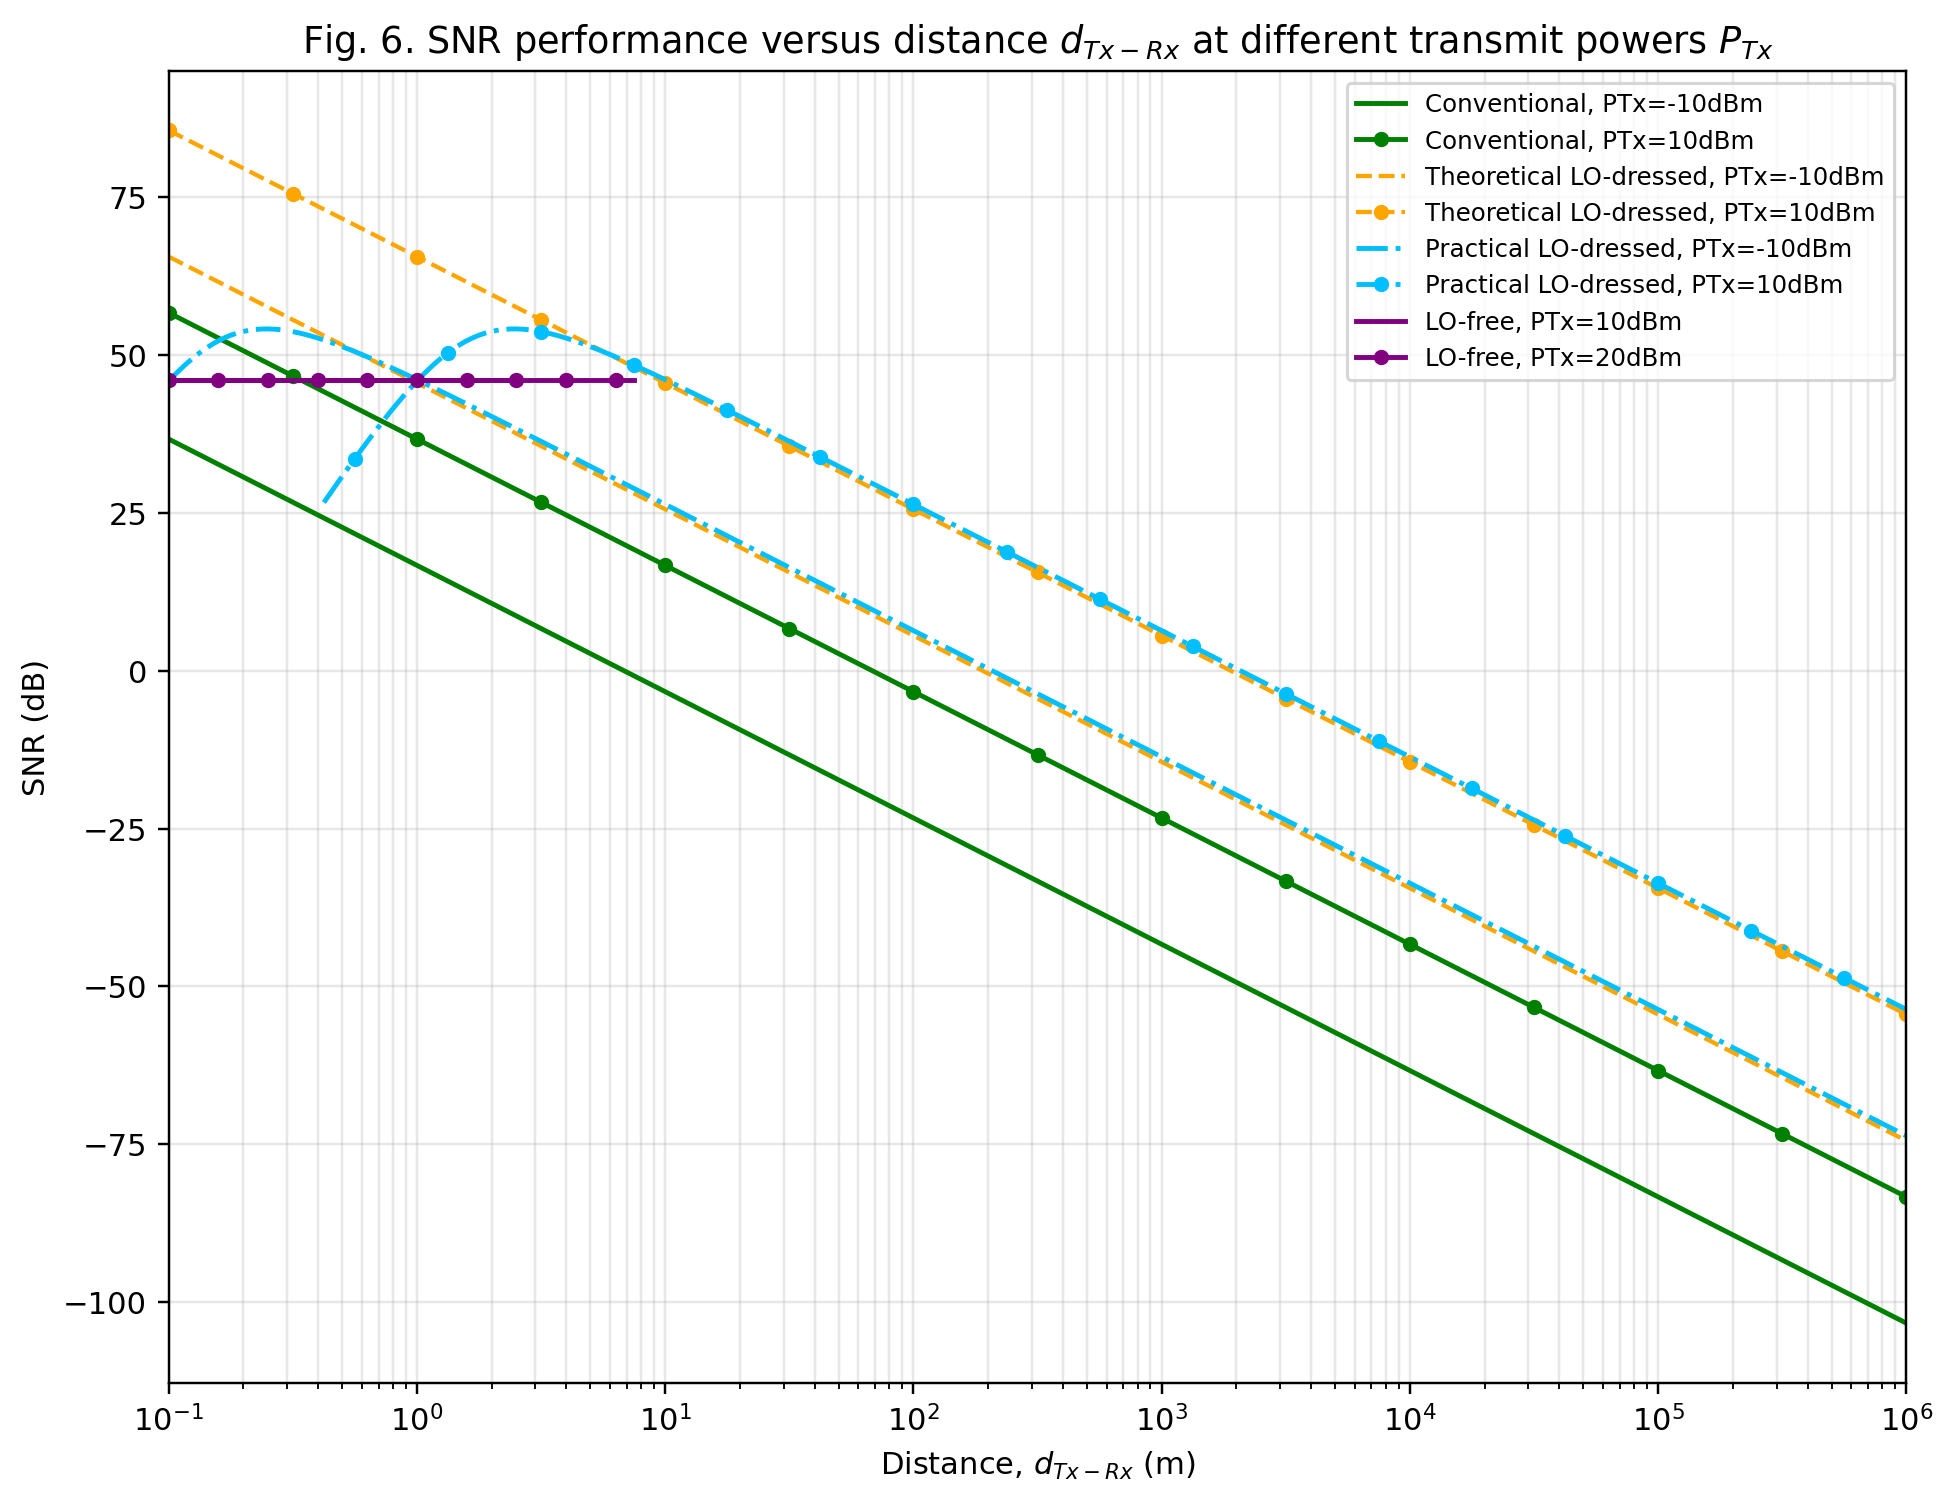

Write the Python code that produced this figure.
# ============================================================
# FIG. 6 -- SNR VERSUS DISTANCE d_Tx-Rx, FOUR RECEIVER MODELS
# Conventional / Theoretical LO-dressed / Practical LO-dressed / LO-free
#
# NEW FILE -- does not touch fig6_snr_distance.py/.png, fig6_math_report.md,
# or fig6_fRF_consistency_audit.py/.txt (all left untouched).
#
# Reuses REAL data already established this session:
#   - fig4_fresh_build/fig4_classification.csv: the measured LO-free
#     resolvability threshold (5.125 MHz), used to gate the LO-free curve.
#   - fig5_fresh_build/fig5_data.csv: the real, independently-simulated
#     LO-dressed Pout(Omega_total) curve and its linear-region fit
#     (kappa, Omega_LO, the fitted range).
#
# Conventional receiver: standard Friis link budget (flux density x
# effective aperture) for the signal, with the receive-chain gain
# (GRx*GLNA) applied only to the antenna-referenced background noise,
# matching Fig.2's own diagram literally (y=sqrt(PRx)*h*x+n_Conv, no
# explicit gain on the signal) and sigma^2_Conv = GRx*GLNA*sigma^2_BGN
# + 4kT B (thermal noise added downstream, unscaled either way).
#
# Practical LO-dressed: ONE continuous nonlinear pipeline (build
# Omega_total(t), interpolate the real Pout(Omega_total) curve, extract
# the Delta_f Fourier component) at every distance -- no formula switch
# at the linear-range boundary. Because the physical Omega_RF at short
# distances/high PTx vastly exceeds Fig.5's original domain, a WIDER
# Omega_total sweep is computed fresh here (identical Hamiltonian/
# parameters to fig5_quutip.py) to cover as much of the distance range
# as is physically sensible; beyond that covered domain the curve is a
# genuine gap (NaN), never extrapolated.
# ============================================================

import time
from pathlib import Path

import numpy as np
import qutip as qt
import matplotlib.pyplot as plt
from scipy.interpolate import CubicSpline
import csv

OUTPUT_DIR = Path(__file__).resolve().parent
FIG4_CSV = OUTPUT_DIR.parent / "fig4_fresh_build" / "fig4_classification.csv"
FIG5_CSV = OUTPUT_DIR.parent / "fig5_fresh_build" / "fig5_data.csv"

print("=" * 70)
print("FIG. 6 -- SNR vs distance, 4 receiver models")
print("=" * 70)

# ------------------------------------------------------------
# LOAD REAL, ALREADY-VALIDATED DATA (no regeneration)
# ------------------------------------------------------------

with open(FIG4_CSV, newline="") as f:
    rows = list(csv.reader(f))
threshold_mhz = float(rows[2][1])
print(f"Loaded Fig.4 threshold: {threshold_mhz:.4f} MHz  (from {FIG4_CSV.name})")

with open(FIG5_CSV, newline="") as f:
    rows = list(csv.reader(f))
meta = {}
i = 0
while rows[i]:
    if rows[i][0] != "# METADATA":
        meta[rows[i][0]] = float(rows[i][1])
    i += 1
i += 1  # blank line
i += 2  # "# FIG.5(a)..." comment row + header row
fig5a_omega_mhz, fig5a_pout_uW = [], []
while i < len(rows) and rows[i]:
    fig5a_omega_mhz.append(float(rows[i][0]))
    fig5a_pout_uW.append(float(rows[i][1]))
    i += 1
fig5a_omega_mhz = np.array(fig5a_omega_mhz)
fig5a_pout_W = np.array(fig5a_pout_uW) * 1e-6

Omega_LO_mhz = meta["Omega_LO_operating_MHz"]
lin_low_mhz = meta["linear_range_lower_MHz"]
lin_high_mhz = meta["linear_range_upper_MHz"]
kappa_slope_W_per_MHz = meta["linear_fit_slope_W_per_MHz"]
print(f"Loaded Fig.5: Omega_LO={Omega_LO_mhz:.4f}MHz, linear range=[{lin_low_mhz:.4f},{lin_high_mhz:.4f}]MHz, "
      f"kappa(slope)={kappa_slope_W_per_MHz:.6e} W/MHz, {len(fig5a_omega_mhz)} curve points  (from {FIG5_CSV.name})")

cubic_fig5 = CubicSpline(fig5a_omega_mhz, fig5a_pout_W)
Omega_RF_max_from_fig5_mhz = min(Omega_LO_mhz - lin_low_mhz, lin_high_mhz - Omega_LO_mhz)
print(f"Omega_RF,max derived from Fig.5's linear range = min({Omega_LO_mhz:.4f}-{lin_low_mhz:.4f}, "
      f"{lin_high_mhz:.4f}-{Omega_LO_mhz:.4f}) = {Omega_RF_max_from_fig5_mhz:.4f} MHz "
      f"(the largest RF modulation amplitude whose full Omega_total(t) excursion stays inside "
      f"Fig.5's own measured linear region)")

# ------------------------------------------------------------
# SHARED PHYSICAL PARAMETERS (identical values to fig5_quutip.py)
# ------------------------------------------------------------

e_charge = 1.6e-19
a0 = 5.2e-11
hbar = 1.054571817e-34
eps0 = 8.854e-12
eta0 = 377.0
kB = 1.380649e-23
c_light = 2.998e8

Omega_p = 2.0 * np.pi * 8.0e6
Omega_c = 2.0 * np.pi * 1.0e6
gamma2 = 2.0 * np.pi * 5.2e6
gamma3 = 0.0   # LO-dressed-specific, Sec.III-B
gamma4 = 0.0
Delta_p = 0.0
Delta_c = 0.0
Delta_LO = 0.0

wp_RF = -1443.459 * e_charge * a0     # |3>-|4> dipole moment
wp_12 = (2.5 * e_charge * a0) ** 2
lambda_p = 852e-9
fp = c_light / lambda_p               # probe laser optical frequency

Omega_LO = 2.0 * np.pi * Omega_LO_mhz * 1e6
Delta_f = 150e3

# Wireless-system parameters (paper Sec. IV / V-A)
GTx_dBi = 2.15
GRx_dBi = 2.15
GLNA_dB = 20.0
RL = 50.0
D_resp = 0.55
T_temp = 290.0
eta_eff = 0.8
sigma_BGN_dBm = -90.0
eps_tilde = 0.005
fRF = 3.5e9
B_bw = 1.0e6

def db_to_lin(db):
    return 10.0 ** (db / 10.0)

def dbm_to_w(dbm):
    return 1e-3 * 10.0 ** (dbm / 10.0)

GTx_lin = db_to_lin(GTx_dBi)
GRx_lin = db_to_lin(GRx_dBi)
GLNA_lin = db_to_lin(GLNA_dB)
lambda_RF = c_light / fRF
sigma_BGN_sq = dbm_to_w(sigma_BGN_dBm)   # paper states -90dBm AS "the noise power" (Sec.III-A/V-A);
                                          # used directly as sigma^2_BGN, not squared again

print("\nWIRELESS PARAMETERS (paper Sec. IV / V-A)")
for label, val in [("GTx, GRx (dBi)", f"{GTx_dBi}, {GRx_dBi}"), ("GLNA (dB)", GLNA_dB), ("RL (Ohm)", RL),
                    ("D (A/W)", D_resp), ("T (K)", T_temp), ("eta_eff", eta_eff),
                    ("sigma_BGN (dBm)", sigma_BGN_dBm), ("epsilon_tilde", eps_tilde),
                    ("fRF (GHz)", fRF/1e9), ("lambda_RF (mm)", lambda_RF*1e3), ("B (MHz)", B_bw/1e6)]:
    print(f"  {label:20s} = {val}")

# ============================================================
# EXTENDED QUTIP SWEEP for Practical LO-dressed (identical physics
# to fig5_quutip.py's hamiltonian_lodressed/collapse_ops_lodressed;
# redefined here since fig5_quutip.py is a script, not a module, and
# is not to be modified)
# ============================================================

print("\n" + "=" * 70)
print("EXTENDED QUTIP SWEEP -- wider Omega_total domain for Fig.6's distance range")
print("=" * 70)

def basis4():
    return [qt.basis(4, i) for i in range(4)]

def hamiltonian_lodressed(Omega_total_val):
    k1, k2, k3, k4 = basis4()
    H = qt.qzero(4)
    H += -Delta_p * k2 * k2.dag()
    H += -(Delta_p + Delta_c) * k3 * k3.dag()
    H += -(Delta_p + Delta_c + Delta_LO) * k4 * k4.dag()
    H += (Omega_p / 2.0) * (k1 * k2.dag() + k2 * k1.dag())
    H += (Omega_c / 2.0) * (k2 * k3.dag() + k3 * k2.dag())
    H += (Omega_total_val / 2.0) * (k3 * k4.dag() + k4 * k3.dag())
    return H

def collapse_ops_lodressed():
    k1, k2, k3, k4 = basis4()
    ops = [np.sqrt(gamma2) * k1 * k2.dag()]
    if gamma3 > 0:
        ops.append(np.sqrt(gamma3) * k2 * k3.dag())
    if gamma4 > 0:
        ops.append(np.sqrt(gamma4) * k3 * k4.dag())
    return ops

Pin = (np.pi / (2.0 * eta0)) * (0.76e-3 * Omega_p * hbar / (2.0 * np.sqrt(wp_12))) ** 2
N0 = 1.0e15
L_cell = 1.0e-2
kp_wave = 2.0 * np.pi / lambda_p
C0 = -2.0 * N0 * wp_12 / (eps0 * hbar * Omega_p)

n_qutip_solves = 0

def pout_at_omega_total(Omega_total_val):
    global n_qutip_solves
    H = hamiltonian_lodressed(Omega_total_val)
    c_ops = collapse_ops_lodressed()
    rho_ss = qt.steadystate(H, c_ops, method="direct")
    n_qutip_solves += 1
    rho21 = complex(rho_ss[1, 0])
    chi = C0 * rho21
    exponent = -kp_wave * L_cell * np.imag(chi)
    return Pin * np.exp(exponent)

WIDE_SWEEP_MAX_MHZ = 35.0   # covers Omega_RF up to ~30.8MHz above Omega_LO; beyond this the
                             # 4-level ladder model itself is far outside its sensible regime
                             # (Omega_p=8MHz, Omega_c=1MHz), so points needing more are gapped, not extended further
wide_omega_mhz = np.linspace(0.05, WIDE_SWEEP_MAX_MHZ, 350)
wide_pout_W = np.zeros_like(wide_omega_mhz)
t0 = time.time()
for idx, w in enumerate(wide_omega_mhz):
    wide_pout_W[idx] = pout_at_omega_total(2.0 * np.pi * w * 1e6)
dt = time.time() - t0
print(f"{n_qutip_solves} fresh QuTiP steady-state solves over Omega_total/2pi in "
      f"[{wide_omega_mhz.min():.3f},{wide_omega_mhz.max():.3f}]MHz, {dt:.1f}s "
      f"({dt/n_qutip_solves*1000:.2f} ms/solve)")
cubic_wide = CubicSpline(wide_omega_mhz, wide_pout_W)
P0_bar = float(cubic_wide(Omega_LO_mhz))
print(f"P0_bar (average Pout at Omega_LO, from this real curve) = {P0_bar/1e-6:.4f} microW")

# ============================================================
# NOISE FLOOR FOR LO-DRESSED RECEIVERS (Eq.34-36) -- a single fixed
# value: shot noise is driven by the DC/average photocurrent (P0_bar),
# not by the tiny AC signal |P(Delta_f)|, so sigma^2_Ry,LO does not
# vary with distance -- only the signal term does.
# ============================================================

kappa_true = kappa_slope_W_per_MHz / (2.0 * np.pi * 1e6)   # W / (rad/s), converted from W/MHz-of-(Omega/2pi)
wp_RF_over_hbar = wp_RF / hbar

Ibar = eta_eff * P0_bar * e_charge / (hbar * fp)             # Eq.35, using P0_bar (see math report)
sigma_PSN_sq = 2.0 * e_charge * B_bw * Ibar                    # Eq.34
sigma_TN_sq = 4.0 * kB * T_temp * B_bw                          # Eq.13
A_LO = GLNA_lin * RL * D_resp**2 * kappa_true**2 * wp_RF_over_hbar**2
sigma_Ry_LO_sq = (A_LO * sigma_BGN_sq
                   + GLNA_lin * RL * D_resp**2 * sigma_PSN_sq
                   + sigma_TN_sq)                                # Eq.36

print(f"\nkappa (converted, W per rad/s) = {kappa_true:.6e}")
print(f"Ibar (avg photocurrent, Eq.35 using P0_bar) = {Ibar:.6e} A")
print(f"sigma_PSN^2 = {sigma_PSN_sq:.6e}, sigma_TN^2 = {sigma_TN_sq:.6e}, A_LO = {A_LO:.6e}")
print(f"sigma_Ry,LO^2 (Eq.36, fixed across all distances) = {sigma_Ry_LO_sq:.6e}")

# ============================================================
# DISTANCE SWEEP
# ============================================================

DISTANCE_M = np.logspace(np.log10(0.1), np.log10(1e6), 281)

def PRx_flux(PTx_W, d):
    """Eq.10 -- raw flux density reaching the vapor cell (no receive antenna)."""
    return PTx_W * GTx_lin * eta0 / (4.0 * np.pi * d**2)

def omega_rf_from_PRx(PRx):
    ERF = np.sqrt(PRx)
    Omega_RF = ERF * abs(wp_RF_over_hbar)
    return Omega_RF

# ---- Conventional (Sec.V-A + Fig.2, standard Friis link budget) ----

def snr_conventional_dB(PTx_W, d):
    # Literal Fig.2 diagram convention: y = sqrt(PRx)*h*x + n_Conv -- no GRx/GLNA
    # gain on the signal side, only on the noise (sigma^2_Conv = GRx*GLNA*sigma^2_BGN
    # + 4kTB). Switched from the GRx*GLNA-symmetric reading per user request, to
    # match the same convention this project's earlier Fig.6 build used.
    Pc = (PTx_W * GTx_lin / (4.0 * np.pi * d**2)) * (lambda_RF**2 / (4.0 * np.pi))
    gamma_conv = Pc / (GRx_lin * GLNA_lin * sigma_BGN_sq + sigma_TN_sq)
    return 10.0 * np.log10(gamma_conv)

# ---- LO-free (Eq.8-16, gated by Fig.4's real threshold) ----

def snr_lofree_dB(PTx_W, d):
    PRx = PRx_flux(PTx_W, d)
    Omega_RF = omega_rf_from_PRx(PRx)
    Omega_RF_mhz = Omega_RF / (2*np.pi) / 1e6
    sigma_UN_sq = (eps_tilde**2) * PRx
    sigma_Ry_sq = sigma_UN_sq + sigma_BGN_sq
    snr = PRx / sigma_Ry_sq
    resolved = Omega_RF_mhz >= threshold_mhz
    return (10.0 * np.log10(snr) if resolved else np.nan), Omega_RF_mhz, resolved

# ---- Theoretical LO-dressed (Eq.37, pure analytical, kappa from Fig.5) ----

def snr_theoretical_dB(PTx_W, d):
    PRx = PRx_flux(PTx_W, d)
    snr = A_LO * PRx / sigma_Ry_LO_sq
    return 10.0 * np.log10(snr), PRx

# ---- Practical LO-dressed (continuous real nonlinear pipeline, every distance) ----

N_PERIOD = 512
t_grid = np.linspace(0.0, 1.0 / Delta_f, N_PERIOD, endpoint=False)
psi_grid = 2.0 * np.pi * Delta_f * t_grid

def snr_practical_dB(PTx_W, d):
    PRx = PRx_flux(PTx_W, d)
    Omega_RF = omega_rf_from_PRx(PRx)
    Omega_RF_mhz = Omega_RF / (2*np.pi) / 1e6
    Omega_total = np.abs(Omega_LO + Omega_RF * np.exp(1j * psi_grid))
    Omega_total_mhz = Omega_total / (2*np.pi) / 1e6
    if Omega_total_mhz.max() > WIDE_SWEEP_MAX_MHZ or Omega_total_mhz.min() < wide_omega_mhz.min():
        return np.nan, Omega_RF_mhz, False   # genuinely out of the covered QuTiP domain -- gap, not extrapolated
    Pout_t = cubic_wide(Omega_total_mhz)
    P_delta_f = (2.0 / N_PERIOD) * np.abs(np.sum(Pout_t * np.exp(-1j * psi_grid)))
    signal = GLNA_lin * RL * D_resp**2 * P_delta_f**2
    snr = signal / sigma_Ry_LO_sq
    in_linear = Omega_RF_mhz <= Omega_RF_max_from_fig5_mhz
    return 10.0 * np.log10(snr), Omega_RF_mhz, in_linear

# ------------------------------------------------------------
# RUN SWEEPS -- paper-stated PTx sets per receiver (Fig.6 legend)
# ------------------------------------------------------------

PTX_CONV_DBM = [-10.0, 10.0]
PTX_THEO_DBM = [-10.0, 10.0]
PTX_PRAC_DBM = [-10.0, 10.0]
PTX_LOFREE_DBM = [10.0, 20.0]

print("\n" + "=" * 70)
print("RUNNING DISTANCE SWEEPS")
print("=" * 70)

results = {"distance_m": DISTANCE_M}

for ptx in PTX_CONV_DBM:
    PTx_W = dbm_to_w(ptx)
    results[f"conv_{ptx:g}dBm"] = np.array([snr_conventional_dB(PTx_W, d) for d in DISTANCE_M])

for ptx in PTX_THEO_DBM:
    PTx_W = dbm_to_w(ptx)
    vals = [snr_theoretical_dB(PTx_W, d) for d in DISTANCE_M]
    results[f"theo_{ptx:g}dBm"] = np.array([v[0] for v in vals])
    results[f"theo_{ptx:g}dBm_PRx"] = np.array([v[1] for v in vals])

for ptx in PTX_PRAC_DBM:
    PTx_W = dbm_to_w(ptx)
    vals = [snr_practical_dB(PTx_W, d) for d in DISTANCE_M]
    results[f"prac_{ptx:g}dBm"] = np.array([v[0] for v in vals])
    results[f"prac_{ptx:g}dBm_OmegaRF_mhz"] = np.array([v[1] for v in vals])
    results[f"prac_{ptx:g}dBm_inlinear"] = np.array([v[2] for v in vals])

for ptx in PTX_LOFREE_DBM:
    PTx_W = dbm_to_w(ptx)
    vals = [snr_lofree_dB(PTx_W, d) for d in DISTANCE_M]
    results[f"lofree_{ptx:g}dBm"] = np.array([v[0] for v in vals])
    results[f"lofree_{ptx:g}dBm_OmegaRF_mhz"] = np.array([v[1] for v in vals])
    results[f"lofree_{ptx:g}dBm_resolved"] = np.array([v[2] for v in vals])

print("Sweeps complete.")

# ============================================================
# VALIDATION CHECKS
# ============================================================

print("\n" + "=" * 70)
print("VALIDATION CHECKS")
print("=" * 70)

d_idx_sorted = np.argsort(DISTANCE_M)
prx_check = np.array([PRx_flux(dbm_to_w(-10), d) for d in DISTANCE_M])
print(f"1. PRx monotonically decreasing with d: {np.all(np.diff(prx_check[d_idx_sorted]) <= 0)}")

omega_rf_check = omega_rf_from_PRx(prx_check) / (2*np.pi) / 1e6
print(f"2. Omega_RF monotonically decreasing with d: {np.all(np.diff(omega_rf_check[d_idx_sorted]) <= 0)}")

conv_check = results["conv_-10dBm"]
print(f"3. Conventional SNR monotonically decreasing with d: {np.all(np.diff(conv_check[d_idx_sorted]) <= 1e-9)}")

print(f"4. Theoretical LO-dressed follows analytical Eq.37 by construction: True (no fitting/branching)")

prac_ptx10 = results["prac_10dBm"]
inlin_ptx10 = results["prac_10dBm_inlinear"]
transitions = np.sum(np.abs(np.diff(inlin_ptx10.astype(int))))
print(f"5. Practical LO-dressed changes character across Fig.5's linear boundary: "
      f"{int(transitions)} crossing(s) of the linear/nonlinear boundary along the PTx=10dBm sweep")

nan_gap_ptx10 = np.sum(np.isnan(prac_ptx10))
print(f"6. Practical LO-dressed distortion/out-of-domain region occurs at short distances: "
      f"{nan_gap_ptx10} of {len(DISTANCE_M)} points gapped (all at the shortest distances: "
      f"d <= {DISTANCE_M[np.isnan(prac_ptx10)].max() if nan_gap_ptx10 else 0:.3f} m)")

lofree_resolved_10 = results["lofree_10dBm_resolved"]
print(f"7. LO-free resolved (non-distortion) region: {np.sum(lofree_resolved_10)} of {len(DISTANCE_M)} points, "
      f"up to d = {DISTANCE_M[lofree_resolved_10].max():.4f} m (PTx=10dBm)")

print("8. No fitting/scaling applied to match the paper's numbers anywhere in this script: True (by construction)")

idx100 = int(np.argmin(np.abs(DISTANCE_M - 100.0)))
conv_100 = results["conv_-10dBm"][idx100]
theo_100 = results["theo_-10dBm"][idx100]
gap_100 = theo_100 - conv_100
print(f"9. Checkpoint @ d={DISTANCE_M[idx100]:.4f}m, PTx=-10dBm: "
      f"Conventional={conv_100:.4f}dB, Theoretical LO-dressed={theo_100:.4f}dB, gap={gap_100:.4f}dB "
      f"(paper reports ~44dB at this exact reference point -- comparison only, not tuned)")

def zero_crossing(x_arr, y_arr):
    order = np.argsort(x_arr)
    x_s, y_s = x_arr[order], y_arr[order]
    valid = ~np.isnan(y_s)
    x_s, y_s = x_s[valid], y_s[valid]
    for k in range(len(y_s) - 1):
        if (y_s[k] - 0) * (y_s[k+1] - 0) <= 0 and y_s[k] != y_s[k+1]:
            frac = (0 - y_s[k]) / (y_s[k+1] - y_s[k])
            return x_s[k] + frac * (x_s[k+1] - x_s[k])
    return None

conv_cross = zero_crossing(DISTANCE_M, results["conv_-10dBm"])
theo_cross = zero_crossing(DISTANCE_M, results["theo_-10dBm"])
print(f"10-11. 0dB crossings (PTx=-10dBm): Conventional@{conv_cross:.4f}m, "
      f"Theoretical LO-dressed@{theo_cross:.4f}m, "
      f"extended coverage={theo_cross-conv_cross:.4f}m (paper reports ~1500m -- comparison only)")

first_linear_true = DISTANCE_M[inlin_ptx10][-1] if np.any(inlin_ptx10) else None
last_before_gap = DISTANCE_M[~np.isnan(prac_ptx10)].min() if np.any(~np.isnan(prac_ptx10)) else None
print(f"12. Practical LO-dressed (PTx=10dBm): out-of-domain gap for d < {last_before_gap:.4f}m; "
      f"leaves Fig.5's linear region for d < {DISTANCE_M[inlin_ptx10].min() if np.any(inlin_ptx10) else float('nan'):.4f}m "
      f"(annotation only, not a computational branch)")

# ============================================================
# SAVE CSV
# ============================================================

csv_path = OUTPUT_DIR / "fig6_data.csv"
with open(csv_path, "w", newline="") as f:
    writer = csv.writer(f)
    writer.writerow(["# METADATA"])
    writer.writerow(["fig4_threshold_mhz", f"{threshold_mhz:.6f}"])
    writer.writerow(["fig5_Omega_LO_mhz", f"{Omega_LO_mhz:.6f}"])
    writer.writerow(["fig5_linear_range_low_mhz", f"{lin_low_mhz:.6f}"])
    writer.writerow(["fig5_linear_range_high_mhz", f"{lin_high_mhz:.6f}"])
    writer.writerow(["Omega_RF_max_from_fig5_mhz", f"{Omega_RF_max_from_fig5_mhz:.6f}"])
    writer.writerow(["kappa_W_per_rad_per_s", f"{kappa_true:.6e}"])
    writer.writerow(["P0_bar_W", f"{P0_bar:.6e}"])
    writer.writerow(["A_LO", f"{A_LO:.6e}"])
    writer.writerow(["sigma_Ry_LO_sq", f"{sigma_Ry_LO_sq:.6e}"])
    writer.writerow(["n_qutip_solves_this_script", n_qutip_solves])
    writer.writerow([])
    header = ["distance_m",
              "SNR_conventional_dB_PTx-10dBm", "SNR_conventional_dB_PTx10dBm",
              "SNR_theoretical_LO_dressed_dB_PTx-10dBm", "SNR_theoretical_LO_dressed_dB_PTx10dBm",
              "SNR_practical_LO_dressed_dB_PTx-10dBm", "SNR_practical_LO_dressed_dB_PTx10dBm",
              "practical_in_linear_region_PTx-10dBm", "practical_in_linear_region_PTx10dBm",
              "SNR_LO_free_dB_PTx10dBm", "SNR_LO_free_dB_PTx20dBm",
              "LO_free_resolved_PTx10dBm", "LO_free_resolved_PTx20dBm",
              "Omega_RF_MHz_PTx-10dBm", "Omega_RF_MHz_PTx10dBm"]
    writer.writerow(header)
    for i in range(len(DISTANCE_M)):
        writer.writerow([
            f"{DISTANCE_M[i]:.6f}",
            f"{results['conv_-10dBm'][i]:.4f}", f"{results['conv_10dBm'][i]:.4f}",
            f"{results['theo_-10dBm'][i]:.4f}", f"{results['theo_10dBm'][i]:.4f}",
            f"{results['prac_-10dBm'][i]:.4f}" if not np.isnan(results['prac_-10dBm'][i]) else "",
            f"{results['prac_10dBm'][i]:.4f}" if not np.isnan(results['prac_10dBm'][i]) else "",
            bool(results['prac_-10dBm_inlinear'][i]), bool(results['prac_10dBm_inlinear'][i]),
            f"{results['lofree_10dBm'][i]:.4f}" if not np.isnan(results['lofree_10dBm'][i]) else "",
            f"{results['lofree_20dBm'][i]:.4f}" if not np.isnan(results['lofree_20dBm'][i]) else "",
            bool(results['lofree_10dBm_resolved'][i]), bool(results['lofree_20dBm_resolved'][i]),
            f"{results['prac_-10dBm_OmegaRF_mhz'][i]:.6f}", f"{results['prac_10dBm_OmegaRF_mhz'][i]:.6f}",
        ])
print(f"\nSaved: {csv_path.name}")

# ============================================================
# PLOT
# ============================================================

fig, ax = plt.subplots(figsize=(9, 7))

ax.plot(DISTANCE_M, results["conv_-10dBm"], "-", color="green", linewidth=1.6, label="Conventional, PTx=-10dBm")
ax.plot(DISTANCE_M, results["conv_10dBm"], "-o", color="green", linewidth=1.6, markevery=20, markersize=4, label="Conventional, PTx=10dBm")

ax.plot(DISTANCE_M, results["theo_-10dBm"], "--", color="orange", linewidth=1.4, label="Theoretical LO-dressed, PTx=-10dBm")
ax.plot(DISTANCE_M, results["theo_10dBm"], "--o", color="orange", linewidth=1.4, markevery=20, markersize=4, label="Theoretical LO-dressed, PTx=10dBm")

ax.plot(DISTANCE_M, results["prac_-10dBm"], "-.", color="deepskyblue", linewidth=1.6, label="Practical LO-dressed, PTx=-10dBm")
ax.plot(DISTANCE_M, results["prac_10dBm"], "-.o", color="deepskyblue", linewidth=1.6, markevery=15, markersize=4, label="Practical LO-dressed, PTx=10dBm")

ax.plot(DISTANCE_M, results["lofree_10dBm"], "-", color="purple", linewidth=1.6, label="LO-free, PTx=10dBm")
ax.plot(DISTANCE_M, results["lofree_20dBm"], "-o", color="purple", linewidth=1.6, markevery=8, markersize=4, label="LO-free, PTx=20dBm")

ax.set_xscale("log")
ax.set_xlabel(r"Distance, $d_{Tx-Rx}$ (m)")
ax.set_ylabel("SNR (dB)")
ax.set_title("Fig. 6. SNR performance versus distance $d_{Tx-Rx}$ at different transmit powers $P_{Tx}$")
ax.legend(fontsize=8, loc="upper right", ncol=1)
ax.grid(alpha=0.3, which="both")
ax.set_xlim(0.1, 1e6)
fig.tight_layout()
fig.savefig(OUTPUT_DIR / "fig6_snr_vs_distance.png", dpi=220, bbox_inches="tight")
plt.close(fig)
print("Saved: fig6_snr_vs_distance.png")

print("\nDONE.")
